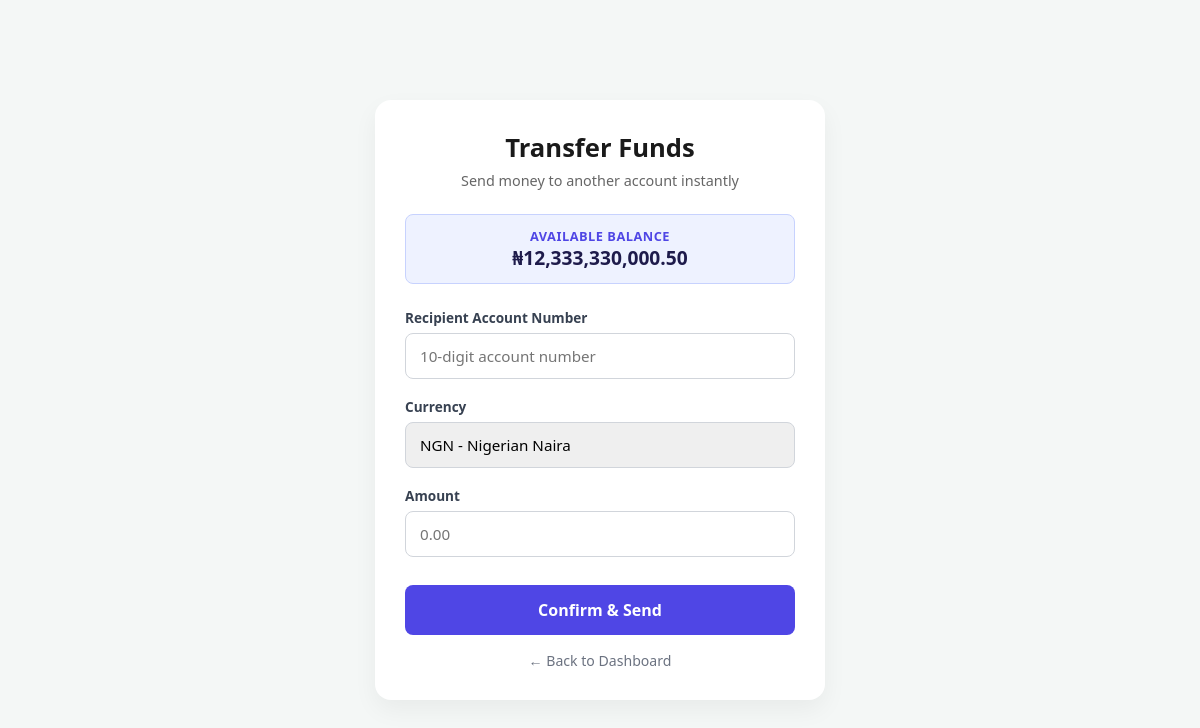
Before: /transfer (signed in) with the older database file.
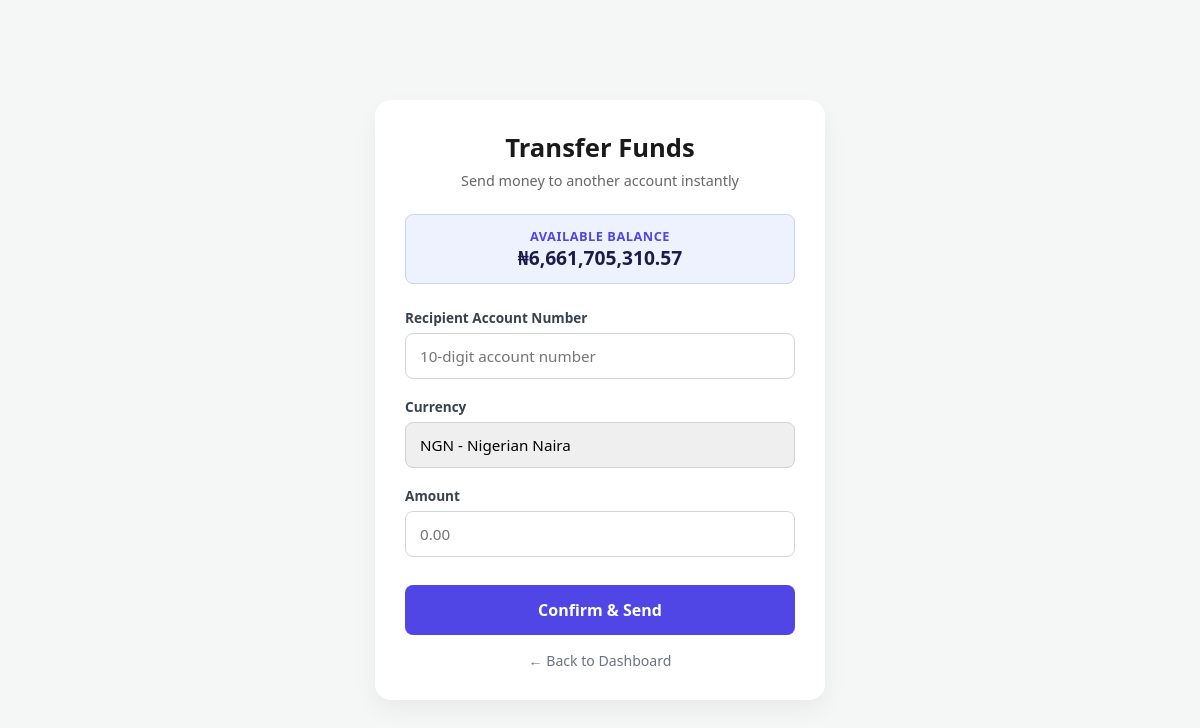
After: the same page with the newer database file.
### tables this page shows
CREATE TABLE Users(
        UserID INTEGER PRIMARY KEY,
        Username TEXT,
        Password TEXT
    , Balance REAL DEFAULT 20000, Dollar_Balance INTEGER);

### GUI/app.py (the view, shortened to what this page needs)
@app.route('/transfer', methods= ['GET', 'POST'])
def transfer():
    if 'username' not in session:
        return redirect(url_for('login'))
    username = session.get('username')
    user_id = session.get('user_id')
    if username is None:
        return redirect(url_for('login'))
    if not user_id or not username:
        return redirect(url_for('login'))
    conn = sql.connect('database.db')
    cur = conn.cursor()
    cur.execute(
        'SELECT Users.Balance, Account_Number.Number, Users.Username FROM Users JOIN Account_Number ON Account_Number.UserID = Users.UserID WHERE Users.UserID = ? AND Users.Username = ?',
        (user_id, username)
    )
    operator_info = cur.fetchone()
    operator_balance = operator_info[0]
    operator_acc_no = operator_info[1]
    return render_template('transfer.html', balance = operator_balance)

### GUI/app.py (called while the page is built)
@app.context_processor
def inject_exchange_rates():
    return {
        'USD_RATE': round(USD_RATE, 2),
        'CNY_RATE': round(CNY_RATE, 2),
        'CND_RATE': round(CND_RATE, 2)
    }

### GUI/templates/transfer.html (shortened to what this page needs)
<!DOCTYPE html>
<html lang="en">
<head>
</head>
<body>
    <div class="transfer-card">
        <div class="transfer-header">
            <h2>Transfer Funds</h2>
            <p>Send money to another account instantly</p>
        </div>
        {% if balance is defined %}
        <div class="balance-badge">
            <span>Available Balance</span>
            <strong class="text-break">₦{{ "{:,.2f}".format(balance) }}</strong>
        </div>
        {% endif %}
        <form action="{{ url_for('transfer') }}" method="POST">
            <div class="form-group">
                <label for="account_number">Recipient Account Number</label>
                <input
                    type="text"
                    id="account_number"
                    name="account_number"
                    class="form-control"
                    placeholder="10-digit account number"
                    pattern="[0-9]{10}"
                    maxlength="10"
                    required>
            </div>
            <div class="form-group">
                <label for="currency">Currency</label>
                <select id="currency" name="currency" class="form-control">
                    <option value="NGN">NGN - Nigerian Naira</option>
                </select>
            </div>
            <div class="form-group">
                <label for="amount">Amount</label>
                <input
                    type="number"
                    id="amount"
                    name="amount"
                    class="form-control"
                    placeholder="0.00"
                    step="0.01"
                    min="1"
                    required>
            </div>
            <button type="submit" class="btn-submit">Confirm & Send</button>
        </form>
        <a href="{{ url_for('dashboard') }}" class="btn-back">← Back to Dashboard</a>
    </div>
</body>
</html>

Changed rows visible on the page:
changed Users: Balance "12,333,330,000.50" → "6,661,705,310.57"
